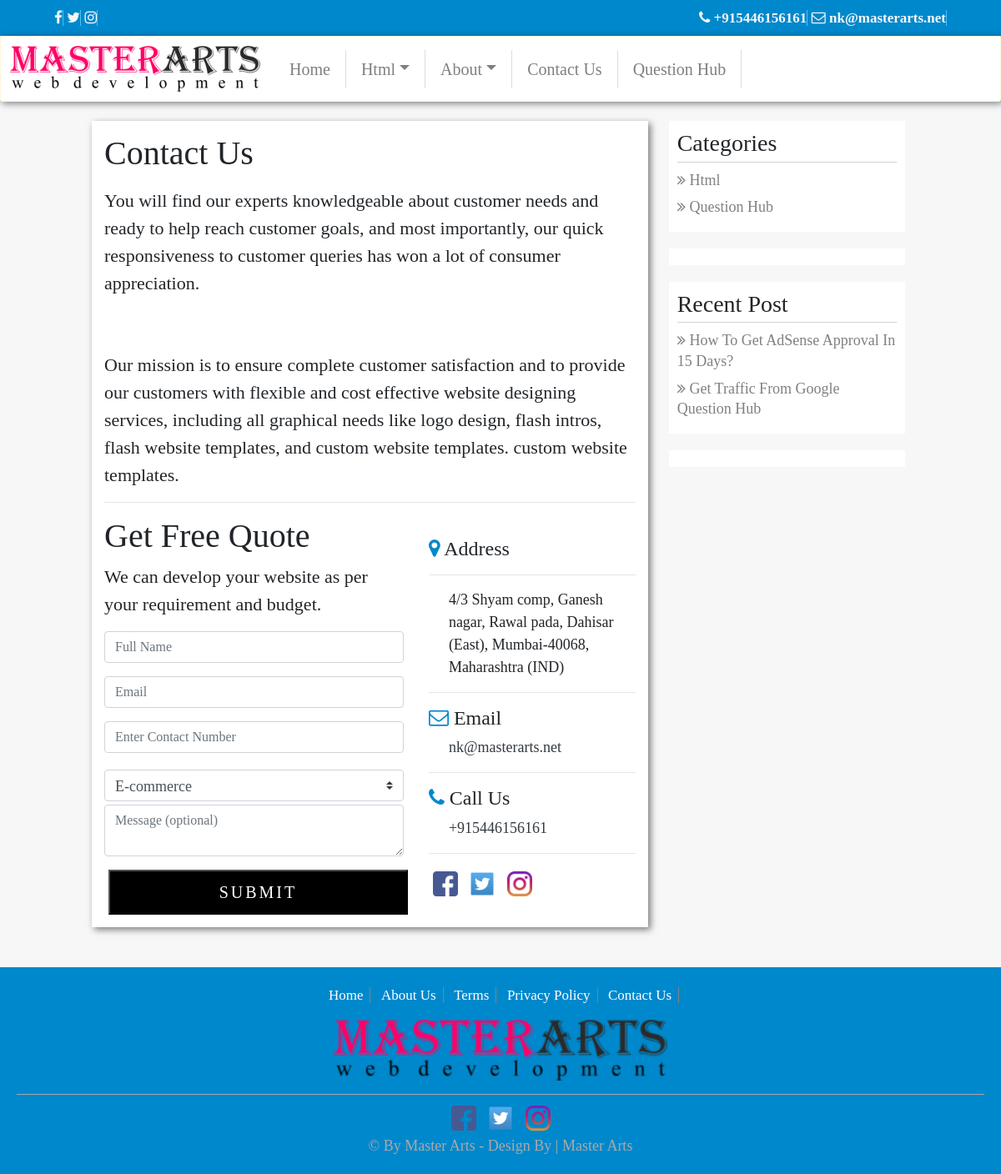
Page /contact-us on the committed database.
### tables this page shows
CREATE TABLE `identity_table` (
  `option_id` int(11) NOT NULL,
  `site_logo` varchar(100) NOT NULL,
  `site_favicon` varchar(100) NOT NULL,
  `site_copyright` varchar(255) NOT NULL,
  `site_keywords` varchar(160) NOT NULL,
  `site_desc` varchar(100) NOT NULL,
  `site_insta_link` varchar(100) NOT NULL,
  `contact_title` varchar(255) NOT NULL,
  `contact_subtitle` varchar(255) NOT NULL,
  `contact_description` text NOT NULL,
  `company_location` varchar(255) NOT NULL,
  `company_number` varchar(100) NOT NULL,
  `company_email` varchar(100) NOT NULL,
  `company_facebook` varchar(100) NOT NULL,
  `company_twitter` varchar(100) NOT NULL,
  `site_title` varchar(256) DEFAULT NULL
);

CREATE TABLE `menu` (
  `id` tinyint(3) UNSIGNED NOT NULL,
  `parent_id` tinyint(3) UNSIGNED NOT NULL DEFAULT 0,
  `title` varchar(255) NOT NULL DEFAULT '',
  `url` varchar(255) NOT NULL DEFAULT '',
  `position` tinyint(3) UNSIGNED NOT NULL DEFAULT 0,
  `group_id` tinyint(3) UNSIGNED NOT NULL DEFAULT 1
);

CREATE TABLE `categories_table` (
  `id` int(11) NOT NULL,
  `category_name` varchar(100) NOT NULL,
  `category_description` text NOT NULL,
  `publication_status` tinyint(4) NOT NULL COMMENT 'Published=1,Unpublished=0',
  `category_slug` varchar(250) DEFAULT NULL,
  `category_image` varchar(250) DEFAULT NULL
);

CREATE TABLE `post_table` (
  `post_id` int(11) NOT NULL,
  `post_title` varchar(255) NOT NULL,
  `post_data` text NOT NULL,
  `post_image` varchar(255) NOT NULL,
  `post_keywords` text DEFAULT NULL,
  `post_category` varchar(250) NOT NULL,
  `post_description` varchar(160) NOT NULL,
  `post_author` int(11) NOT NULL,
  `post_view` int(11) NOT NULL DEFAULT 0,
  `published_date` int(11) NOT NULL,
  `publication_status` tinyint(4) NOT NULL,
  `post_slug` varchar(250) DEFAULT NULL
);

CREATE TABLE `footer_table` (
  `menu_id` int(11) NOT NULL,
  `menu_title` varchar(30) NOT NULL,
  `custom_menu_link` varchar(250) NOT NULL
);

### application/controllers/Layout.php (called while the page is built, shortened)
<?php
class Layout extends CI_Controller
{
    public function __construct()
    {
        $this->load->helper('my_helper');
    }
    public function contact()
    {
        $data                          = array();
        $meta['get_identity'] = $this->identity_model->get_identity_data();
        $meta['site_title'] = 'Contact Us - '.$meta['get_identity']->site_title;
        $meta['description'] = $meta['get_identity']->site_desc;
        $meta['keywords'] = $meta['get_identity']->site_keywords;
        $meta['site_favicon'] = $meta['get_identity']->site_favicon;
        $meta['get_main_menu'] = $this->layout_model->get_main_menu();
        $data['footer_menu']   = $this->menu_model->getall_footer_menu_info();
        $data['get_recent_post']  = $this->layout_model->get_recent_post();
        $data['all_published_category'] = $this->post_model->get_all_published_category();
        $this->load->view('layout/inc/header',$meta);
        $this->load->view('layout/pages/contact', $data);
        $this->load->view('layout/inc/footer',$data);
    }
}

### index.php (called while the page is built, shortened)
<?php
require_once BASEPATH.'core/CodeIgniter.php';

### application/models/Identity_model.php (called while the page is built, shortened)
<?php
class Identity_Model extends CI_Model
{
    public function get_identity_data()
    {
        $this->db->select();
        $this->db->from('identity_table');
        $this->db->where('option_id', 1);
        $info = $this->db->get();
        return $info->row();
    }
}

### application/models/Layout_model.php (called while the page is built, shortened)
<?php
class Layout_Model extends CI_Model
{
    public function get_main_menu()
    {
        $this->db->select('*');
        $this->db->from('menu');
        $this->db->order_by('position','ASC');
        $this->db->where('parent_id', 0);
        $query = $this->db->get();
        $res = $query->result();
        if ($res){
            return $res;
        }
        else{
            return false;
        }
    }
    public function get_recent_post()
    {
        $this->db->select('*');
        $this->db->from('post_table');
        $this->db->join('admin_table', 'admin_table.user_id=post_table.post_author');
        $this->db->where('post_table.publication_status', 1);
        $this->db->limit(9);
        $info = $this->db->get();
        return $info->result();
    }
}

### application/models/Post_model.php (called while the page is built, shortened)
<?php
class Post_Model extends CI_Model
{
    public function get_all_published_category()
    {
        $this->db->select('*');
        $this->db->from('categories_table');
        $this->db->where('publication_status', 1);
        $info = $this->db->get();
        return $info->result();
    }
}

### application/models/Menu_model.php (called while the page is built, shortened)
<?php
class Menu_Model extends CI_Model
{
    public function getall_footer_menu_info()
    {
        $this->db->select('*');
        $this->db->from('footer_table');
        $info = $this->db->get();
        return $info->result();
    }
}

### application/views/layout/pages/contact.php (the view, shortened to what this page needs)
<div class="row justify-content-center">
   <div class="col-md-10">
       <div class="row">
           <div class="col-sm-8 col-xs-12 contact-form">
              <div class="">
                <h1>Contact Us</h1>
                <p><?= $get_identity->contact_description ?></p>
              </div><hr>
             <div class="row">
               <div class="col-md-7">
                 <h1><?= $get_identity->contact_title ?></h1>
                 <p><?= $get_identity->contact_subtitle ?></p>
                 <form class="text-left" action="<?php echo base_url('layout/submit');?>" method="post">
                   <div class="form-group">
                     <input type="text" class="form-control" name="full_name" value="<?= set_value('full_name'); ?>" placeholder="Full Name">
                   </div>
                   <div class="form-group">
                     <input type="email" class="form-control" name="email" value="<?= set_value('email'); ?>" placeholder="Email">
                   </div>
                   <div class="form-group">
                     <input type="number" class="form-control" name="mubile_number" value="<?= set_value('mubile_number'); ?>" placeholder="Enter Contact Number">
                   </div>
                   <select class="custom-select my-1 mr-sm-2" name="about" >
                     <option selected value="E-commerce">E-commerce</option>
                   </select>
                   <div class="form-group">
                     <textarea type="text" class="form-control" name="comment"  placeholder="Message (optional)"><?= set_value('describe_issues'); ?></textarea>
                   </div>
                   <button type="submit" class="my-btn2 btn-block">Submit</button>
                 </form>
                </div>
                <div class="col-md-5 address pt-2">
                  <h4><i class="fa fa-map-marker text-primary" aria-hidden="true"></i> Address</h4><hr>
                  <p class='pl-4'><?= $get_identity->company_location ?></p><hr>
                  <h4><i class="fa fa-envelope-o text-primary" aria-hidden="true"></i> Email</h4>
                  <p class='pl-4'><a class="text-dark" href="mailto:<?= $get_identity->company_email ?>"><?= $get_identity->company_email ?></a></p><hr>
                  <h4><i class="fa fa-phone text-primary" aria-hidden="true"></i> Call Us</h4>
                  <p class='pl-4'><a class="text-dark" href="tel:<?= $get_identity->company_number ?>"><?= $get_identity->company_number ?></a></p><hr>
                  <a href="<?= $get_identity->company_facebook ?>"><img width="30" style="margin: 5px" src="<?= base_url('assets/layout/images/facebook.png'); ?>" alt=""></a>
                  <a href="<?= $get_identity->company_twitter ?>"><img width="30" style="margin: 5px" src="<?= base_url('assets/layout/images/twitter.png'); ?>" alt=""></a>
                  <a href="<?= $get_identity->site_insta_link ?>"><img width="30" style="margin: 5px" src="<?= base_url('assets/layout/images/instagram.png'); ?>" alt=""></a>
                </div>
             </div>
           </div>
           <div class="col-sm-4">
               <?php include 'sidebar.php' ?>
           </div>
       </div>
   </div>
</div>

### application/views/layout/inc/header.php (shortened to what this page needs)
<!doctype html>
<html lang="en">
  <head>
    <link rel="stylesheet" href="https://maxcdn.bootstrapcdn.com/bootstrap/4.0.0/css/bootstrap.min.css">
    <link rel="stylesheet" href="https://stackpath.bootstrapcdn.com/font-awesome/4.7.0/css/font-awesome.min.css">
    <link href="<?php echo base_url() ?>assets/layout/css/style.css" rel="stylesheet" type="text/css" media="all"/>
    <link rel="stylesheet" href="//cdnjs.cloudflare.com/ajax/libs/highlight.js/10.7.2/styles/default.min.css">
  </head>
  <body>
    <div class="container">
        <div class="row topbar">
            <div class="col-sm-12 pt-2 pb-2 ">
              <div class="topbar-menu d-flex justify-content-between">
                <div style="padding-left: 50px">
                  <a href="<?= $get_identity->company_facebook ?>"><i class="fa fa-facebook" aria-hidden="true"></i></a>
                  <a href="<?= $get_identity->company_twitter ?>"><i class="fa fa-twitter" aria-hidden="true"></i></a>
                  <a href="<?= $get_identity->site_insta_link ?>"><i class="fa fa-instagram" aria-hidden="true"></i></a>
                </div>
                <div style="padding-right: 50px">
                  <a href="<?= 'tel:'.$get_identity->company_number ?>"><i class="fa fa-phone" aria-hidden="true"></i>  <?= $get_identity->company_number ?></a>
                  <a href="<?= 'mailto:'.$get_identity->company_email ?>"><i class="fa fa-envelope-o" aria-hidden="true"></i> <?= $get_identity->company_email ?></a>
                </div>
              </div>
            </div>
        </div>
        <div class="row">
          <div class="col-sm-12 pr-0 pl-0">
            <nav id="navbar_top" class="navbar navbar-expand-lg navbar-light bg-light pt-0 pb-0">
                    <a class="navbar-brand" href="<?= base_url('/') ?>"><img class="img-fluid" src="<?= base_url('uploads/'.$get_identity->site_logo); ?>" alt=""></a>
                   <div class="collapse navbar-collapse" id="navbarSupportedContent">
                     <ul class="navbar-nav mr-auto">
                      <?php foreach($get_main_menu as $main_menu) : ?>
                        <?php $this->db->select('*');
                        $this->db->from('menu');
                        $this->db->order_by('position','ASC');
                        $this->db->where('parent_id', $main_menu->id);
                        $query = $this->db->get();
                        $submenu = $query->result();
                        ?>
                        <?php if($submenu) : ?>
                       <li class="nav-item dropdown">
                          <a class="nav-link dropdown-toggle" href="<?= $main_menu->url; ?>" id="navbarDropdown" role="button" data-toggle="dropdown" aria-haspopup="true" aria-expanded="false"><?= $main_menu->title; ?></a>
                      </li>
                        <?php else : ?>
                       <li class="nav-item">
                        <a class="nav-link" href="<?= $main_menu->url; ?>"><?= $main_menu->title; ?></a>
                      </li>
                        <?php endif; ?>
                      <?php endforeach; ?>
                    </ul>
                </div>
            </nav>
          </div>
        </div>

### application/views/layout/pages/sidebar.php (shortened to what this page needs)
<div class="categories">
<h3>Categories</h3>
<?php foreach($all_published_category as $row){?>
  <h5><a href="<?= base_url('category/'.$row->category_slug);?>"><i class="fa fa-angle-double-right" aria-hidden="true"></i> <?php echo $row->category_name;?></a></h5>
<?php }?>
</div>
<div class="categories">
</div>
<div class="categories">
<h3>Recent Post</h3>
<?php foreach($get_recent_post as $row){?>
  <h5><a href="<?= base_url('post/'.$row->post_slug);?>"><i class="fa fa-angle-double-right" aria-hidden="true"></i> <?php echo $row->post_title;?></a></h5>
<?php }?>
</div>
<div class="categories">
</div>

### application/views/layout/inc/footer.php (shortened to what this page needs)
</div>
<div class="pb-5"></div>
<footer>
<div class="container-fluid">
    <div class="row justify-content-center">
        <div class="col-sm-8">
        <div class="footer-menu text-center justify-content-between">
          <?php foreach($footer_menu as $footer_menu ) : ?>
          <a href="<?= base_url($footer_menu->custom_menu_link); ?>"><?= $footer_menu->menu_title; ?></a>
          <?php endforeach; ?>
        </div>
        </div>
        <div class="col-sm-12 p-3 text-center">
            <a href="<?= base_url() ?>"><img width="400px" src="<?= base_url('uploads/'.$get_identity->site_logo);?>" alt="" class="img-fluid"></a>
        </div>
        <div class="col-sm-12 text-center" style="color: darkgray; border-top: 1px solid darkgray">
        <div class="pt-2"></div>
            <a href="<?= $get_identity->company_facebook ?>"><img width="30" style="margin: 5px" src="<?= base_url('assets/layout/images/facebook.png'); ?>" alt=""></a>
            <a href="<?= $get_identity->company_twitter ?>"><img width="30" style="margin: 5px" src="<?= base_url('assets/layout/images/twitter.png'); ?>" alt=""></a>
            <a href="<?= $get_identity->site_insta_link ?>"><img width="30" style="margin: 5px" src="<?= base_url('assets/layout/images/instagram.png'); ?>" alt=""></a><br>
            <span><?= $get_identity->site_copyright ?> - Design By | <a style="color: darkgray;" href="https://masterarts.net">Master Arts</a></sapn>
        </div>
    </div>
</div>
</footer>
</body>
</html>

### assets/layout/css/style.css (style rules this page uses)
body { font-family: 'Times New Roman', Times, serif !important; font-size: 18px !important; background-color: #f7f7f7; }
@media (min-width: 700px) { .container { max-width: 100%; } }
@media (min-width: 700px) { .col-md-10 { margin-left: 20px; } }
@media (min-width: 1200px) { .container { max-width: 100%; } }
.navbar { box-shadow: 2px 2px 8px rgba(0, 0, 0, 0.5)!important; padding: 10px !important; }
.navbar-brand { padding: 1px !important; }
.nav-item { padding-left: 10px; padding-right: 10px; }
.my-btn2 { background: #000; background-image: -webkit-linear-gradient(top, #000, #000); background-image: -moz-linear-gradient(top, #000, #000); background-image: -ms-linear-gradient(top, #000, #000); background-image: -o-linear-gradient(top, #000, #000); background-image: linear-gradient(to bottom, #000, #000); color: #ffffff; font-size: 20px; padding: 10px 30px 10px 30px; text-decoration: none; text-transform: uppercase; letter-spacing: 3px; margin-left: 5px; }
.topbar { background-color: #0088CC !important; }
.topbar .topbar-menu a { text-decoration: inherit !important; color: #f7f7f7 !important; font-weight: bold !important; font-size: 17px; flex-shrink: 10; border-right: 1px solid #4cc0fa; align-self: center; }
.nav-item { font-size: 20px !important; border-right: 1px solid rgb(221, 221, 221) !important; }
.categories { background-color: #ffffff; margin: 20px 10px 10px 10px; padding: 10px; }
.categories h3 { border-bottom: 1px solid lightgrey; padding-bottom: 5px; }
.categories a { color: gray; text-transform: capitalize; font-size: 18px; }
.text-primary { color: #0088CC !important; }
.cmt a ,p { font-size: 22px; }
.contact-form { padding: 15px !important; margin-top: 20px; background-color: #fff; box-shadow: 3px 3px 8px rgba(0, 0, 0, 0.5)!important; }
.address { align-self: center; }
.address p { font-size: 18px; }
footer { background-color: #0088CC; padding: 20px; }
.footer-menu a { text-decoration: inherit !important; color: #ffffff !important; font-size: 17px; padding-right: 8px; flex-shrink: 3px; border-right: 1px solid rgb(129, 129, 129); padding-left: 8px; align-self: center; }
.bg-light { background-color: white !important; border: 1px solid cornsilk; border-radius: 3px; margin-bottom: 3px; }

### rows in the picture
identity_table: company_number "+915446156161", company_email "nk@masterarts.net", site_logo (picture), contact_description "You will find our experts knowledgeable about customer needs and ready to help reach customer goals, and most importantly, our quick responsiveness to customer queries has won a lot of consumer appreciation. Our mission is to ensure complete customer satisfaction and to provide our customers with flexible and cost effective website designing services, including all graphical needs like logo design, flash intros, flash website templates, and custom website templates. custom website templates.", contact_title "Get Free Quote", contact_subtitle "We can develop your website as per your requirement and budget.", company_location "4/3 Shyam comp, Ganesh nagar, Rawal pada, Dahisar (East), Mumbai-40068, Maharashtra (IND)", site_copyright "© By Master Arts"
menu: title "Home"
menu: title "Html"
menu: title "About"
menu: title "Contact Us"
menu: title "Question Hub"
categories_table: category_name "Html"
categories_table: category_name "Question Hub"
post_table: post_title "How To Get AdSense Approval In 15 Days?"
post_table: post_title "Get Traffic From Google Question Hub"
footer_table: menu_title "Home"
footer_table: menu_title "About Us"
footer_table: menu_title "Terms"
footer_table: menu_title "Privacy Policy"
footer_table: menu_title "Contact Us"
